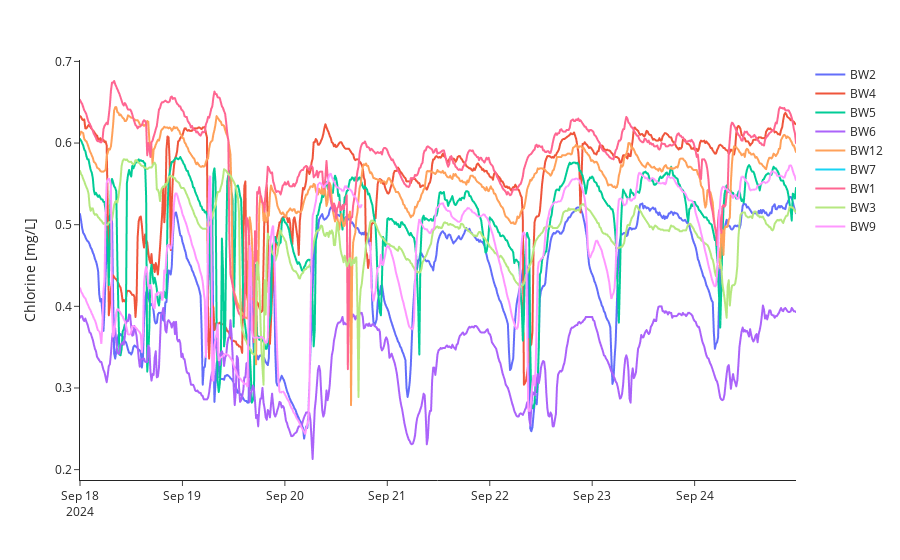

Source (notebook cell):
### Markdown cell above
### Time series plotting
Chlorine data @ DMA inlets (sources) and distribution points.

### Code cell
try:
    wq_bwfl_ids = wq_df['bwfl_id'].unique()
    plot_wq_df = wq_df[(wq_df['data_type'] == 'chlorine')]
    fig = px.line(
        plot_wq_df,
        x='datetime',
        y='mean',
        color='bwfl_id',
    )
    fig.update_layout(
        xaxis_title='',
        yaxis_title='Chlorine [mg/L]',
        legend_title_text='',
        template='simple_white',
        height=450
    )
    fig.show()
except:
    print("Plotting data not available.")

### Figure 1 — Plotly figure (JSON) as saved in the notebook; plotly's stock layout.template omitted (floating-point values rounded to 4 significant figures; data arrays with more than 128 entries replaced by an {"elided": "..."} marker saying what was removed)
{"data": [{"hovertemplate": "bwfl_id=BW2<br>datetime=%{x}<br>mean=%{y}<extra></extra>", "legendgroup": "BW2", "line": {"color": "#636efa", "dash": "solid"}, "marker": {"symbol": "circle"}, "mode": "lines", "name": "BW2", "showlegend": true, "type": "scattergl", "x": {"elided": "672 str values"}, "xaxis": "x", "y": {"elided": "672 float values"}, "yaxis": "y"}, {"hovertemplate": "bwfl_id=BW4<br>datetime=%{x}<br>mean=%{y}<extra></extra>", "legendgroup": "BW4", "line": {"color": "#EF553B", "dash": "solid"}, "marker": {"symbol": "circle"}, "mode": "lines", "name": "BW4", "showlegend": true, "type": "scattergl", "x": {"elided": "672 str values"}, "xaxis": "x", "y": {"elided": "672 float values"}, "yaxis": "y"}, {"hovertemplate": "bwfl_id=BW5<br>datetime=%{x}<br>mean=%{y}<extra></extra>", "legendgroup": "BW5", "line": {"color": "#00cc96", "dash": "solid"}, "marker": {"symbol": "circle"}, "mode": "lines", "name": "BW5", "showlegend": true, "type": "scattergl", "x": {"elided": "672 str values"}, "xaxis": "x", "y": {"elided": "672 float values"}, "yaxis": "y"}, {"hovertemplate": "bwfl_id=BW6<br>datetime=%{x}<br>mean=%{y}<extra></extra>", "legendgroup": "BW6", "line": {"color": "#ab63fa", "dash": "solid"}, "marker": {"symbol": "circle"}, "mode": "lines", "name": "BW6", "showlegend": true, "type": "scattergl", "x": {"elided": "672 str values"}, "xaxis": "x", "y": {"elided": "672 float values"}, "yaxis": "y"}, {"hovertemplate": "bwfl_id=BW12<br>datetime=%{x}<br>mean=%{y}<extra></extra>", "legendgroup": "BW12", "line": {"color": "#FFA15A", "dash": "solid"}, "marker": {"symbol": "circle"}, "mode": "lines", "name": "BW12", "showlegend": true, "type": "scattergl", "x": {"elided": "672 str values"}, "xaxis": "x", "y": {"elided": "672 float values"}, "yaxis": "y"}, {"hovertemplate": "bwfl_id=BW7<br>datetime=%{x}<br>mean=%{y}<extra></extra>", "legendgroup": "BW7", "line": {"color": "#19d3f3", "dash": "solid"}, "marker": {"symbol": "circle"}, "mode": "lines", "name": "BW7", "showlegend": true, "type": "scattergl", "x": {"elided": "672 str values"}, "xaxis": "x", "y": {"elided": "672 null values"}, "yaxis": "y"}, {"hovertemplate": "bwfl_id=BW1<br>datetime=%{x}<br>mean=%{y}<extra></extra>", "legendgroup": "BW1", "line": {"color": "#FF6692", "dash": "solid"}, "marker": {"symbol": "circle"}, "mode": "lines", "name": "BW1", "showlegend": true, "type": "scattergl", "x": {"elided": "672 str values"}, "xaxis": "x", "y": {"elided": "672 float values"}, "yaxis": "y"}, {"hovertemplate": "bwfl_id=BW3<br>datetime=%{x}<br>mean=%{y}<extra></extra>", "legendgroup": "BW3", "line": {"color": "#B6E880", "dash": "solid"}, "marker": {"symbol": "circle"}, "mode": "lines", "name": "BW3", "showlegend": true, "type": "scattergl", "x": {"elided": "672 str values"}, "xaxis": "x", "y": {"elided": "672 float values"}, "yaxis": "y"}, {"hovertemplate": "bwfl_id=BW9<br>datetime=%{x}<br>mean=%{y}<extra></extra>", "legendgroup": "BW9", "line": {"color": "#FF97FF", "dash": "solid"}, "marker": {"symbol": "circle"}, "mode": "lines", "name": "BW9", "showlegend": true, "type": "scattergl", "x": {"elided": "672 str values"}, "xaxis": "x", "y": {"elided": "672 float values"}, "yaxis": "y"}], "layout": {"autosize": true, "legend": {"title": {"text": ""}, "tracegroupgap": 0}, "margin": {"t": 60}, "xaxis": {"anchor": "y", "autorange": true, "domain": [0, 1], "range": ["2024-09-18", "2024-09-24 23:45"], "title": {"text": ""}, "type": "date"}, "yaxis": {"anchor": "x", "autorange": true, "domain": [0, 1], "range": [0.1873, 0.7017], "title": {"text": "Chlorine [mg/L]"}, "type": "linear"}}}
